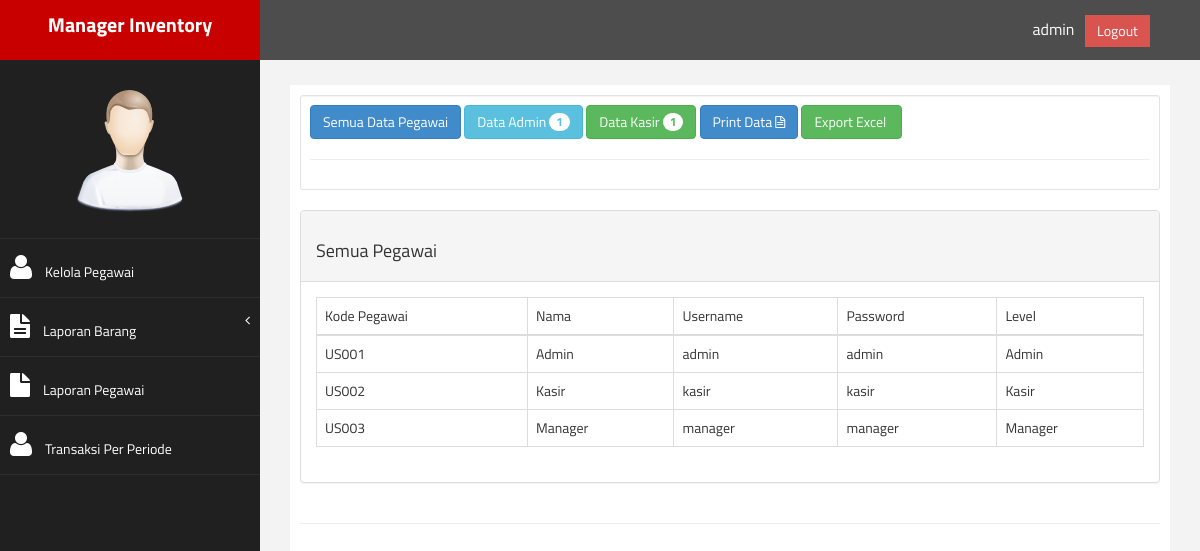
The app's page /PageManager.php?page=ls_pegawai (signed in) with its own data.
### tables this page shows
CREATE TABLE `table_user` (
  `kd_user` varchar(7) NOT NULL,
  `nama_user` varchar(20) NOT NULL,
  `username` varchar(25) NOT NULL,
  `password` varchar(25) NOT NULL,
  `level` enum('Admin','Kasir','Manager') NOT NULL
);

### lib/controller.php (called while the page is built, shortened)
<?php
	$username = "root";
    $password = "";
    $database = "db_inven";
    $hostname = "localhost";
    $conn = mysqli_connect($hostname,$username,$password,$database) or die("Connection Corrupt");
    class oop{
        public function select($table){
            global $conn;
            $sql = "SELECT * FROM $table";
            $query = mysqli_query($conn,$sql);
            $data = [];
            while($bigData = mysqli_fetch_assoc($query)){
                $data[] = $bigData;
            }
            return $data;
        }
        public function select_count($field,$name,$table,$where,$value){
            global $conn;
            $sql = "SELECT COUNT($field) AS $name FROM $table WHERE $where = '$value'";
            $query = mysqli_query($conn,$sql);
            $datas = mysqli_fetch_assoc($query);
            return $datas;
        }
    }
 ?>

### lap_pegawai.php (the view, shortened to what this page needs)
<?php
	require 'lib/controller.php';
	$perintah = new oop();
	$judul = "Semua Pegawai";
	$datas = $perintah->select("table_user");
	$admin = $perintah->select_count("kd_user","jumlah","table_user","level","Admin");
	$kasir = $perintah->select_count("kd_user","jumlah","table_user","level","Kasir");
?>
<div class="col-md-12">
	<div class="row">
		<div class="well well-sm ds" style="background-color: white">
		<a href="?page=ls_pegawai" class="btn btn-primary ds">Semua Data Pegawai</a>
		<a href="?page=ls_pegawai&d_admin" class="btn btn-info ds">Data Admin <span class="badge"><?= $admin['jumlah'] ?></span></a>
		<a href="?page=ls_pegawai&d_kasir" class="btn btn-success ds">Data Kasir <span class="badge"><?= $kasir['jumlah'] ?></span>
		</a>
		<a href="#" onclick="window.print()" target="_blank" class="btn btn-primary ds">Print Data <span class="fa fa-file-text-o"></span></a>
		<a href="export_excel.php" target="_blank" class="btn btn-success ds">Export Excel <span class="fa fa-file-excel-o"></span></a>
		<hr class="ds">
		</div>
		<div class="panel panel-default">
			<div class="panel-heading main-color-bg">
				<h4><?= $judul ?></h4>
			</div>
			<div class="panel-body">
				<table class="table table-bordered">
					<thead>
						<td>Kode Pegawai</td>
						<td>Nama</td>
						<td>Username</td>
						<td>Password</td>
						<td>Level</td>
					</thead>
					<tbody>
						<?php foreach ($datas as $data): ?>
						<tr>
						<td><?= $data['kd_user'] ?></td>
						<td><?= $data['nama_user'] ?></td>
						<td><?= $data['username'] ?></td>
						<td><?= $data['password'] ?></td>
						<td><?= $data['level'] ?></td>
						</tr>
						<?php endforeach ?>
					</tbody>
				</table>
			</div>
		</div>
	</div>
</div>

### assets/css/custom.css (style rules this page uses)
body { font-family: 'Open Sans', sans-serif; }
h4 { padding-top:10px; }

### records on screen
table_user: kd_user "US001", nama_user "Admin", username "admin", password "admin", level "Admin"
table_user: kd_user "US002", nama_user "Kasir", username "kasir", password "kasir", level "Kasir"
table_user: kd_user "US003", nama_user "Manager", username "manager", password "manager", level "Manager"

### other values on screen
$_SESSION['username'] "admin"
$admin['jumlah'] "1"
$kasir['jumlah'] "1"
$judul "Semua Pegawai"
